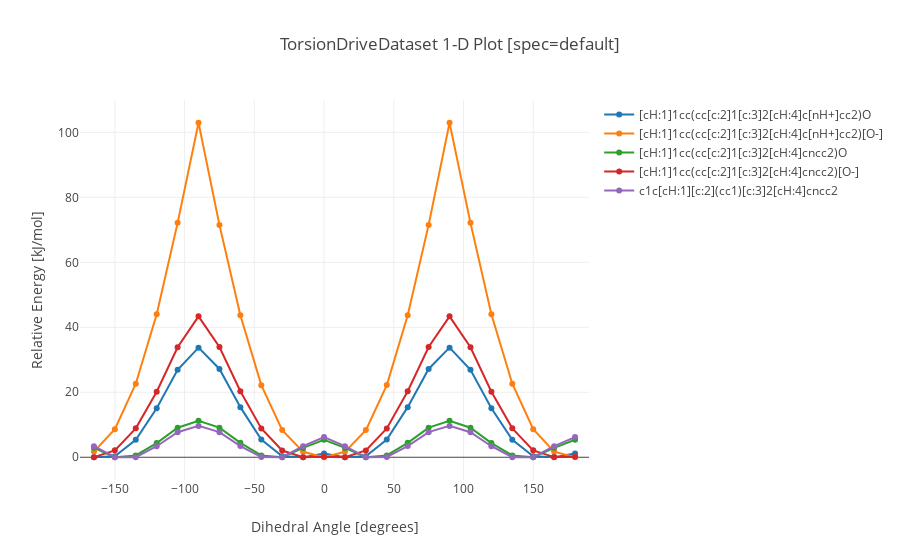
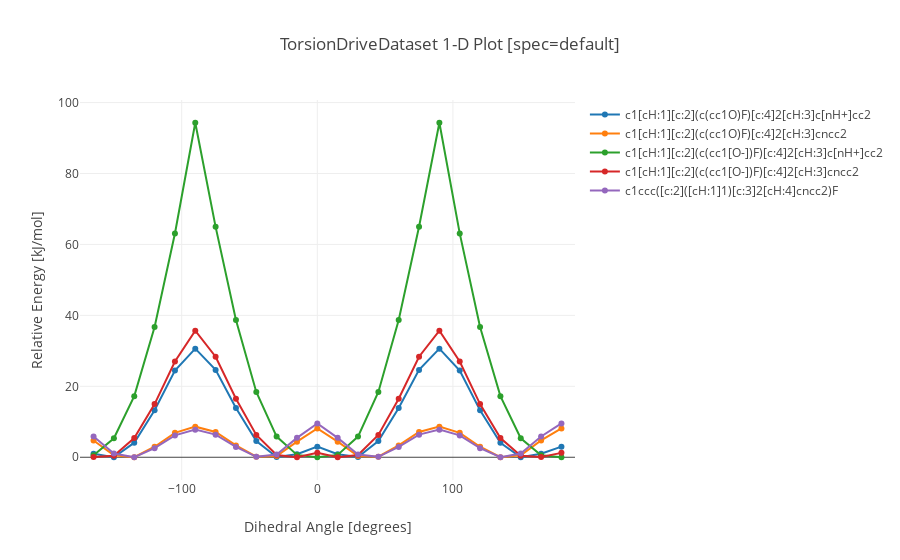
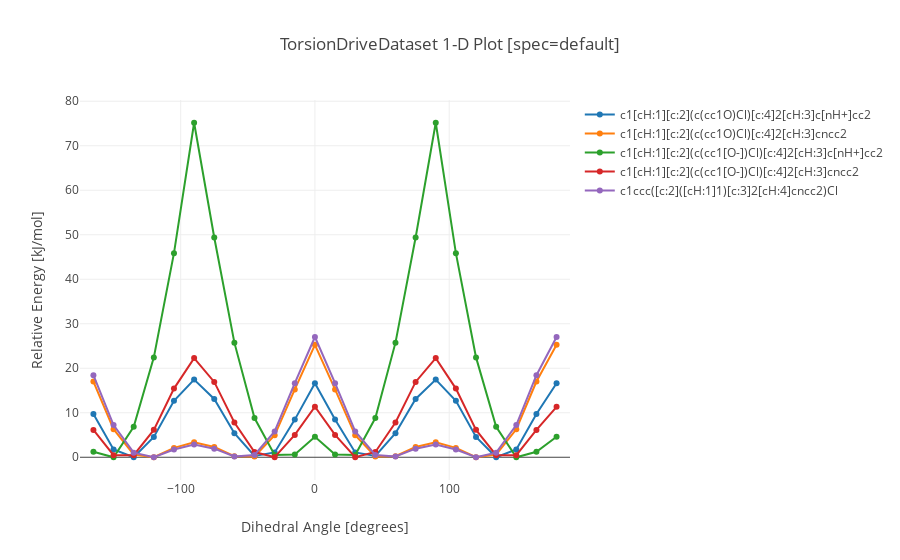

Notebook code for these charts, in order:
### Code cell
# Visualize torsion scans
client = ptl.FractalClient()
phenyl_dataset = client.get_collection('TorsionDriveDataset', 'OpenFF Substituted Phenyl Set 1')
with open('qca-submission/biphenyls_set_input.json', 'r') as f:
    job_indices = list(json.load(f).keys())
chloro_phenyls = [i for i in job_indices if 'Cl' in i]
fluoro_phenyls = [i for i in job_indices if 'F' in i]
phenyls = [i for i in job_indices if 'F' not in i and 'Cl' not in i]


phenyl_dataset.visualize(phenyls, specs='default', units='kJ/mol')
phenyl_dataset.visualize(fluoro_phenyls, specs='default', units='kJ/mol')
phenyl_dataset.visualize(chloro_phenyls, specs='default', units='kJ/mol')

### Figure 1 — Plotly figure (JSON) as saved in the notebook; plotly's stock layout.template omitted (floating-point values rounded to 4 significant figures)
{"data": [{"mode": "lines+markers", "name": "[cH:1]1cc(cc[c:2]1[c:3]2[cH:4]c[nH+]cc2)O", "type": "scatter", "uid": "0cb8ff88-140e-4e93-bebf-0b80acafa55e", "x": [-165, -150, -135, -120, -105, -90, -75, -60, -45, -30, -15, 0, 15, 30, 45, 60, 75, 90, 105, 120, 135, 150, 165, 180], "y": [0.007, 0.295, 5.351, 15.09, 26.9, 33.73, 27.18, 15.42, 5.469, 0.304, 0, 1.172, 0, 0.306, 5.47, 15.42, 27.18, 33.73, 26.9, 15.09, 5.352, 0.295, 0.007, 1.173]}, {"mode": "lines+markers", "name": "[cH:1]1cc(cc[c:2]1[c:3]2[cH:4]c[nH+]cc2)[O-]", "type": "scatter", "uid": "e1d2bba0-b550-4529-bd24-40419406191d", "x": [-165, -150, -135, -120, -105, -90, -75, -60, -45, -30, -15, 0, 15, 30, 45, 60, 75, 90, 105, 120, 135, 150, 165, 180], "y": [1.735, 8.646, 22.62, 43.99, 72.14, 103.0, 71.51, 43.71, 22.2, 8.363, 1.67, 0, 1.67, 8.366, 22.2, 43.71, 71.51, 103.0, 72.14, 43.99, 22.62, 8.645, 1.735, 0.001]}, {"mode": "lines+markers", "name": "[cH:1]1cc(cc[c:2]1[c:3]2[cH:4]cncc2)O", "type": "scatter", "uid": "5c7836ca-ea9d-4f57-b75b-56d21c40b68c", "x": [-165, -150, -135, -120, -105, -90, -75, -60, -45, -30, -15, 0, 15, 30, 45, 60, 75, 90, 105, 120, 135, 150, 165, 180], "y": [2.893, 0, 0.551, 4.365, 9.083, 11.21, 9.112, 4.428, 0.565, 0.004, 2.885, 5.391, 2.883, 0.002, 0.564, 4.431, 9.112, 11.22, 9.084, 4.366, 0.555, 0, 2.893, 5.39]}, {"mode": "lines+markers", "name": "[cH:1]1cc(cc[c:2]1[c:3]2[cH:4]cncc2)[O-]", "type": "scatter", "uid": "16c8cd86-4c6a-475c-b4f7-f161788b95b6", "x": [-165, -150, -135, -120, -105, -90, -75, -60, -45, -30, -15, 0, 15, 30, 45, 60, 75, 90, 105, 120, 135, 150, 165, 180], "y": [0.037, 2.127, 8.894, 20.19, 33.86, 43.37, 33.94, 20.31, 8.883, 2.067, 0.037, 0.19, 0, 2.097, 8.881, 20.32, 33.94, 43.37, 33.86, 20.19, 8.894, 2.129, 0.04, 0.191]}, {"mode": "lines+markers", "name": "c1c[cH:1][c:2](cc1)[c:3]2[cH:4]cncc2", "type": "scatter", "uid": "7041432b-6825-45da-a07a-2b1cb6ab33e5", "x": [-165, -150, -135, -120, -105, -90, -75, -60, -45, -30, -15, 0, 15, 30, 45, 60, 75, 90, 105, 120, 135, 150, 165, 180], "y": [3.413, 0.003, 0.032, 3.383, 7.708, 9.652, 7.729, 3.431, 0.041, 0.006, 3.407, 6.209, 3.408, 0.004, 0.043, 3.432, 7.729, 9.652, 7.71, 3.382, 0.033, 0, 3.415, 6.21]}], "layout": {"title": {"text": "TorsionDriveDataset 1-D Plot [spec=default]"}, "xaxis": {"range": [-175, 190], "title": {"text": "Dihedral Angle [degrees]"}, "zeroline": false}, "yaxis": {"title": {"text": "Relative Energy [kJ/mol]"}, "zeroline": true}}}

### Figure 2 — Plotly figure (JSON) as saved in the notebook; plotly's stock layout.template omitted (floating-point values rounded to 4 significant figures)
{"data": [{"mode": "lines+markers", "name": "c1[cH:1][c:2](c(cc1O)F)[c:4]2[cH:3]c[nH+]cc2", "type": "scatter", "uid": "f7fe0fbf-440c-41d9-82ce-ea8eb2ffe9e4", "x": [-165, -150, -135, -120, -105, -90, -75, -60, -45, -30, -15, 0, 15, 30, 45, 60, 75, 90, 105, 120, 135, 150, 165, 180], "y": [0.968, 0.001, 4.108, 13.23, 24.45, 30.62, 24.64, 13.87, 4.57, 0.086, 0.848, 2.991, 0.847, 0.086, 4.57, 13.87, 24.63, 30.62, 24.45, 13.23, 4.106, 0, 0.969, 2.993]}, {"mode": "lines+markers", "name": "c1[cH:1][c:2](c(cc1O)F)[c:4]2[cH:3]cncc2", "type": "scatter", "uid": "c950b49e-f2ab-413a-9b74-c820c66f0e53", "x": [-165, -150, -135, -120, -105, -90, -75, -60, -45, -30, -15, 0, 15, 30, 45, 60, 75, 90, 105, 120, 135, 150, 165, 180], "y": [4.738, 0.533, 0.002, 2.959, 6.889, 8.626, 7.111, 3.345, 0.174, 0.32, 4.399, 8.115, 4.4, 0.319, 0.173, 3.345, 7.111, 8.628, 6.888, 2.959, 0, 0.535, 4.736, 8.117]}, {"mode": "lines+markers", "name": "c1[cH:1][c:2](c(cc1[O-])F)[c:4]2[cH:3]c[nH+]cc2", "type": "scatter", "uid": "25374a43-af1f-4c9c-8aa4-2cd53c80b1a4", "x": [-165, -150, -135, -120, -105, -90, -75, -60, -45, -30, -15, 0, 15, 30, 45, 60, 75, 90, 105, 120, 135, 150, 165, 180], "y": [0.582, 5.349, 17.23, 36.73, 63.11, 94.31, 64.97, 38.71, 18.4, 5.82, 0.667, 0.001, 0.667, 5.822, 18.4, 38.71, 64.97, 94.31, 63.11, 36.73, 17.23, 5.351, 0.582, 0]}, {"mode": "lines+markers", "name": "c1[cH:1][c:2](c(cc1[O-])F)[c:4]2[cH:3]cncc2", "type": "scatter", "uid": "70fa8027-e34c-4adf-977c-0822a041eae5", "x": [-165, -150, -135, -120, -105, -90, -75, -60, -45, -30, -15, 0, 15, 30, 45, 60, 75, 90, 105, 120, 135, 150, 165, 180], "y": [0.079, 0.4, 5.404, 15.0, 26.98, 35.66, 28.34, 16.48, 6.302, 0.646, 0, 1.236, 0, 0.653, 6.301, 16.48, 28.34, 35.66, 26.98, 14.99, 5.405, 0.401, 0.079, 1.236]}, {"mode": "lines+markers", "name": "c1ccc([c:2]([cH:1]1)[c:3]2[cH:4]cncc2)F", "type": "scatter", "uid": "6cc27004-3b44-4bc4-b141-05892d8bf385", "x": [-165, -150, -135, -120, -105, -90, -75, -60, -45, -30, -15, 0, 15, 30, 45, 60, 75, 90, 105, 120, 135, 150, 165, 180], "y": [5.842, 1.064, 0, 2.548, 6.159, 7.782, 6.376, 2.903, 0.13, 0.793, 5.463, 9.535, 5.463, 0.795, 0.13, 2.902, 6.378, 7.781, 6.159, 2.548, 0.001, 1.064, 5.842, 9.535]}], "layout": {"title": {"text": "TorsionDriveDataset 1-D Plot [spec=default]"}, "xaxis": {"range": [-175, 190], "title": {"text": "Dihedral Angle [degrees]"}, "zeroline": false}, "yaxis": {"title": {"text": "Relative Energy [kJ/mol]"}, "zeroline": true}}}

### Figure 3 — Plotly figure (JSON) as saved in the notebook; plotly's stock layout.template omitted (floating-point values rounded to 4 significant figures)
{"data": [{"mode": "lines+markers", "name": "c1[cH:1][c:2](c(cc1O)Cl)[c:4]2[cH:3]c[nH+]cc2", "type": "scatter", "uid": "aea694f9-bbe6-47d7-8c46-b4dc2ebaa0d9", "x": [-165, -150, -135, -120, -105, -90, -75, -60, -45, -30, -15, 0, 15, 30, 45, 60, 75, 90, 105, 120, 135, 150, 165, 180], "y": [9.733, 1.736, 0.002, 4.569, 12.67, 17.45, 13.1, 5.398, 0.287, 1.086, 8.458, 16.64, 8.461, 1.087, 0.288, 5.397, 13.1, 17.45, 12.67, 4.571, 0, 1.734, 9.731, 16.64]}, {"mode": "lines+markers", "name": "c1[cH:1][c:2](c(cc1O)Cl)[c:4]2[cH:3]cncc2", "type": "scatter", "uid": "ba7f96c6-4b72-44d8-9ca7-f9e6daff452e", "x": [-165, -150, -135, -120, -105, -90, -75, -60, -45, -30, -15, 0, 15, 30, 45, 60, 75, 90, 105, 120, 135, 150, 165, 180], "y": [17.02, 6.294, 0.595, 0, 2.104, 3.345, 2.303, 0.222, 0.161, 4.934, 15.25, 25.26, 15.25, 4.935, 0.162, 0.227, 2.303, 3.345, 2.104, 0.001, 0.595, 6.292, 17.02, 25.26]}, {"mode": "lines+markers", "name": "c1[cH:1][c:2](c(cc1[O-])Cl)[c:4]2[cH:3]c[nH+]cc2", "type": "scatter", "uid": "92585f86-3174-49de-8376-3eb4933bb056", "x": [-165, -150, -135, -120, -105, -90, -75, -60, -45, -30, -15, 0, 15, 30, 45, 60, 75, 90, 105, 120, 135, 150, 165, 180], "y": [1.223, 0.001, 6.852, 22.44, 45.85, 75.16, 49.38, 25.75, 8.801, 0.497, 0.63, 4.613, 0.63, 0.497, 8.802, 25.75, 49.38, 75.17, 45.86, 22.44, 6.853, 0, 1.226, 4.619]}, {"mode": "lines+markers", "name": "c1[cH:1][c:2](c(cc1[O-])Cl)[c:4]2[cH:3]cncc2", "type": "scatter", "uid": "5b3434d5-a80a-4f58-830f-75226fdcd014", "x": [-165, -150, -135, -120, -105, -90, -75, -60, -45, -30, -15, 0, 15, 30, 45, 60, 75, 90, 105, 120, 135, 150, 165, 180], "y": [6.147, 0.474, 0.454, 6.154, 15.43, 22.28, 16.92, 7.812, 1.178, 0.001, 5.012, 11.34, 5.012, 0, 1.183, 7.812, 16.92, 22.28, 15.43, 6.154, 0.454, 0.475, 6.145, 11.34]}, {"mode": "lines+markers", "name": "c1ccc([c:2]([cH:1]1)[c:3]2[cH:4]cncc2)Cl", "type": "scatter", "uid": "896fd477-99ec-4e65-9fe0-748d4eb307b3", "x": [-165, -150, -135, -120, -105, -90, -75, -60, -45, -30, -15, 0, 15, 30, 45, 60, 75, 90, 105, 120, 135, 150, 165, 180], "y": [18.44, 7.244, 1.025, 0, 1.75, 2.885, 1.927, 0.171, 0.512, 5.795, 16.65, 27.02, 16.65, 5.798, 0.514, 0.173, 1.927, 2.885, 1.75, 0, 1.028, 7.246, 18.44, 27.02]}], "layout": {"title": {"text": "TorsionDriveDataset 1-D Plot [spec=default]"}, "xaxis": {"range": [-175, 190], "title": {"text": "Dihedral Angle [degrees]"}, "zeroline": false}, "yaxis": {"title": {"text": "Relative Energy [kJ/mol]"}, "zeroline": true}}}
